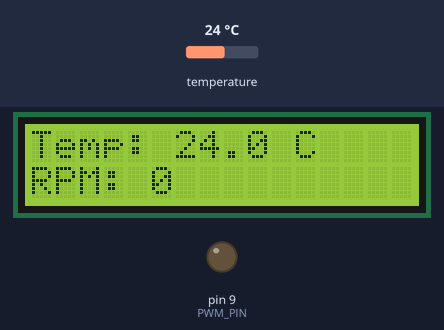
A sketch run on a simulated Arduino Uno, built with avr-gcc and run on an emulated ATmega328P. On the bench: 16×2 character LCD, output pins drawn as LEDs (lit = HIGH). Inputs (shaded band) come from the test bench; at power-on: temperature 24 °C. What the sketch prints to the serial monitor is not drawn.

Above: at 1.3 s.
1.4 s: temperature set to 31.1 °C
At 3.1 s:
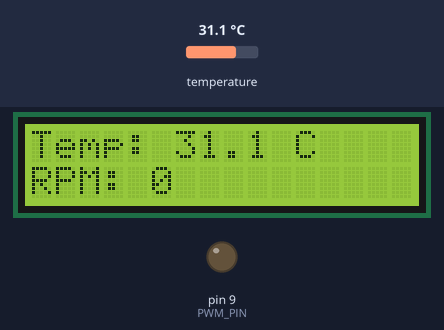
3.4 s: temperature set to 32.7 °C
At 5.0 s:
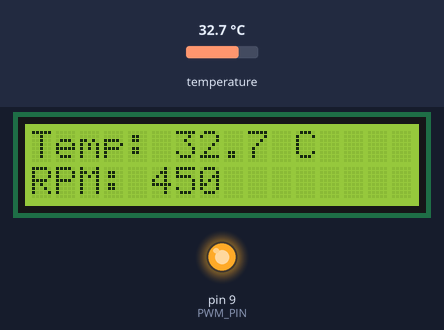
7.7 s: temperature set to 30.3 °C
At 9.2 s:
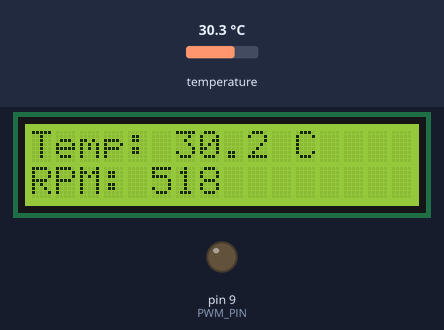
Timing chart, 0 to 10.7 s (numbered marks = the images above; inputs shaded):
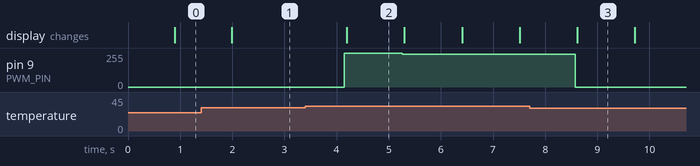

The sketch:

projetoPidArduino.ino
```cpp
#include <Wire.h>
#include <LiquidCrystal_I2C.h>
#include <OneWire.h>
#include <DallasTemperature.h>
#include <PID_v1_bc.h>

// Definições
#define ONE_WIRE_BUS 2
#define PWM_PIN 9
#define TEMP_THRESHOLD 32.0        // Temperatura para ligar
#define MIN_PWM_EFFECTIVE 245      // PWM mínimo para ventoinha girar

// Faixa exibida no display
#define DISPLAY_RPM_MIN 1200
#define DISPLAY_RPM_MAX 1500

// LCD
LiquidCrystal_I2C lcd(0x27, 16, 2);

// DS18B20
OneWire oneWire(ONE_WIRE_BUS);
DallasTemperature sensors(&oneWire);

// Variáveis PID
double tempAtual, pwmPID, tempSetpoint = 32.0;

// Ganhos PID
double Kp = 140.0;
double Ki = 0.6;
double Kd = 3.0;

// PID em modo reverso
PID controlPID(&tempAtual, &pwmPID, &tempSetpoint, Kp, Ki, Kd, REVERSE);

// Estado da ventoinha
bool fanOn = false;

// Variável para suavização do RPM mostrado
static float rpmSuave = 0;

void setup() {
  Serial.begin(9600);

  sensors.begin();

  lcd.init();
  lcd.backlight();
  lcd.setCursor(0, 0);
  lcd.print("Temp: --.- C");
  lcd.setCursor(0, 1);
  lcd.print("RPM: ----");

  pinMode(PWM_PIN, OUTPUT);
  analogWrite(PWM_PIN, 0);

  controlPID.SetMode(AUTOMATIC);
  controlPID.SetOutputLimits(0, 255);
  controlPID.SetSampleTime(400);
}

void loop() {

  // Ler temperatura
  sensors.requestTemperatures();
  tempAtual = sensors.getTempCByIndex(0);

  if (tempAtual == DEVICE_DISCONNECTED_C) {
    Serial.println("Sensor desconectado!");
    lcd.setCursor(0, 0); lcd.print("Temp: ERRO ");
    lcd.setCursor(0, 1); lcd.print("RPM: ----   ");
    analogWrite(PWM_PIN, 0);
    fanOn = false;
    rpmSuave = 0;
    delay(1000);
    return;
  }


  // HISTERSE 32°C liga / 31°C desliga
  if (!fanOn && tempAtual >= TEMP_THRESHOLD)
      fanOn = true;

  if (fanOn && tempAtual <= (TEMP_THRESHOLD - 1.0))
      fanOn = false;

  // CONTROLE DO PWM (PID)
  int pwmValue = 0;

  if (fanOn) {
    controlPID.Compute();

    if (pwmPID < MIN_PWM_EFFECTIVE)
        pwmValue = MIN_PWM_EFFECTIVE;
    else
        pwmValue = constrain((int)pwmPID, MIN_PWM_EFFECTIVE, 255);

  } else {
    pwmValue = 0;
  }

  analogWrite(PWM_PIN, pwmValue);

  // RPM PROGRESSIVO
  int rpmAlvo = 0;

  if (fanOn && pwmValue >= MIN_PWM_EFFECTIVE) {
      rpmAlvo = map(
          pwmValue,
          MIN_PWM_EFFECTIVE, 255,
          DISPLAY_RPM_MIN, DISPLAY_RPM_MAX
      );
  } else {
      rpmAlvo = 0;  // abaixo de 31°C, RPM = 0
  }


  if (!fanOn) {
      // Quando desligado → queda rápida
      rpmSuave += (rpmAlvo - rpmSuave) * 0.45;
  } else {
      // Quando ligado → subida suave
      rpmSuave += (rpmAlvo - rpmSuave) * 0.30;
  }

  int rpm = (int)rpmSuave;

  // LCD
  lcd.setCursor(0, 0);
  lcd.print("Temp: ");
  lcd.print(tempAtual, 1);
  lcd.print(" C   ");

  lcd.setCursor(0, 1);
  lcd.print("RPM: ");
  lcd.print(rpm);
  lcd.print("   ");

  Serial.print("Temp: ");
  Serial.print(tempAtual, 2);
  Serial.print(" | pwmPID: ");
  Serial.print(pwmPID, 2);
  Serial.print(" | PWM usado: ");
  Serial.print(pwmValue);
  Serial.print(" | RPM alvo: ");
  Serial.print(rpmAlvo);
  Serial.print(" | RPM suave: ");
  Serial.println(rpm);

  delay(300);
}
```

Measured:
- the behaviour switches between 31.9 and 32 °C on temperature (found by bisection; images 1 and 2)
- the behaviour switches between 31.1 and 31 °C on temperature (found by bisection; images 2 and 3)
- after the input at 1.4 s, the display: changes after 0.59 s (image 1)
- after the input at 3.4 s, pin 9 (PWM_PIN): 0/255 → 255/255 after 0.75 s, → 245/255 1.1 s later; the display: changes after 0.79 s (image 2)
- after the input at 7.7 s, pin 9 (PWM_PIN): 245/255 → 0/255 after 0.88 s
- what the display in image 2 shows lasts 1.1 s, from 4.2 s to 5.3 s
